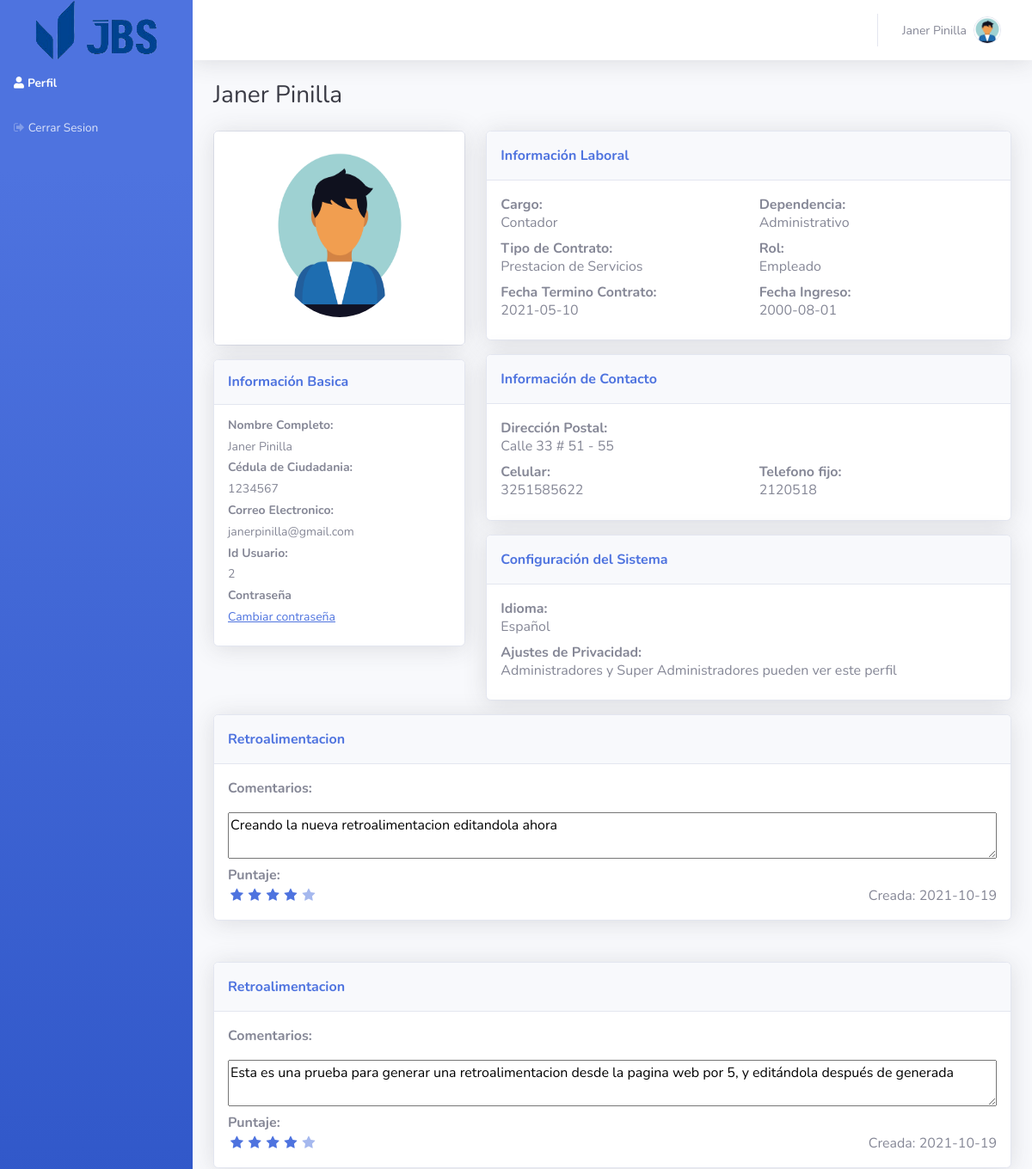
The app's page /system/profile (signed in, upper part), older data.
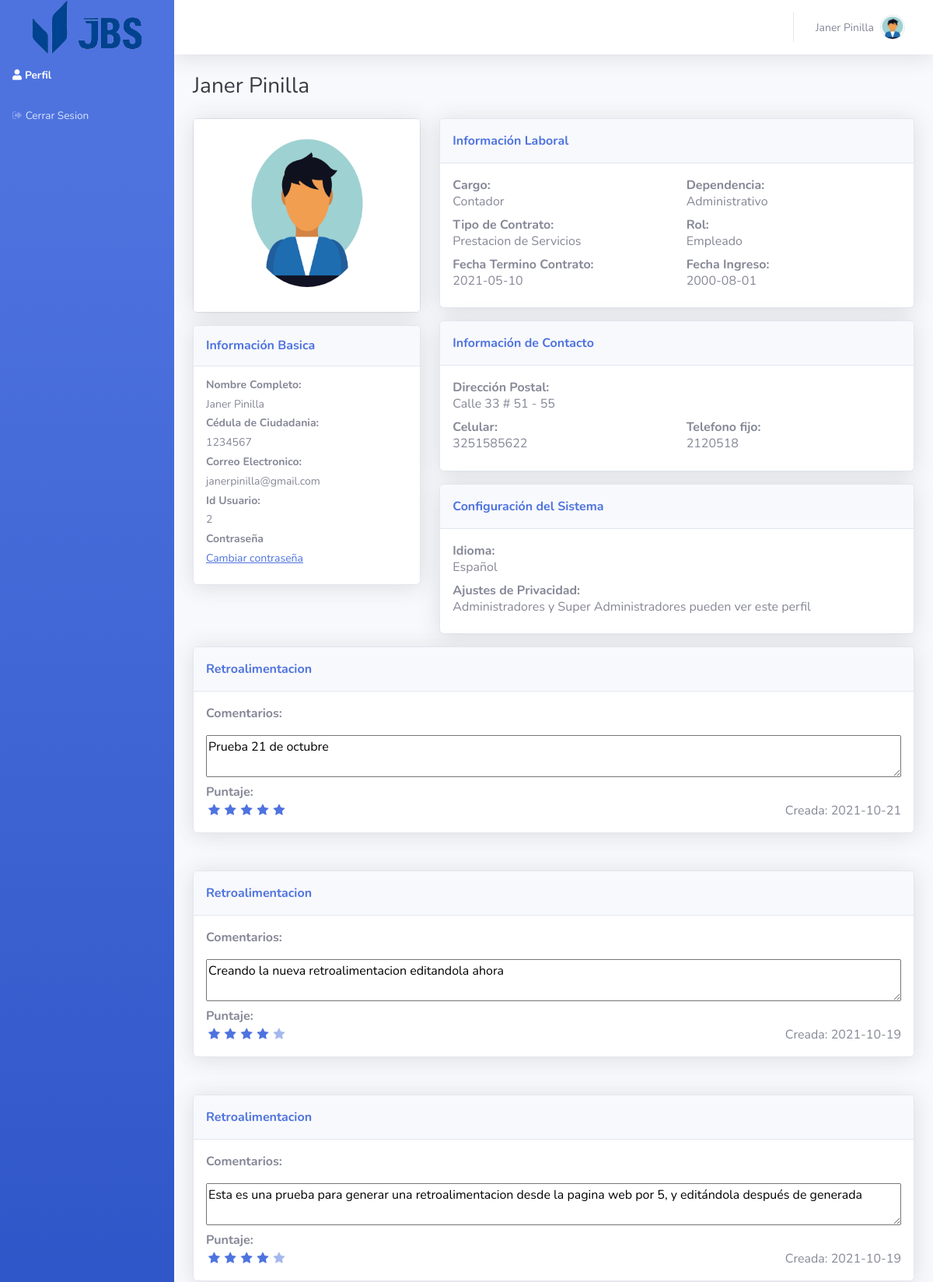
The same page, newer data.
### flaskr/models/retroalimentacion.py (models this page shows, shortened)
class Retroalimentacion(sqla.Model):
    idRetroalimentacion = sqla.Column(sqla.Integer, primary_key=True, nullable=False)
    idEmpleado = sqla.Column(sqla.Integer, sqla.ForeignKey('usuario.idUsuario'), nullable=False)
    idAdministrador = sqla.Column(sqla.Text, sqla.ForeignKey('usuario.idUsuario'), nullable=False)
    comentario = sqla.Column(sqla.Text, nullable=False)
    puntaje = sqla.Column(sqla.Integer, nullable=False)
    fecha = sqla.Column(sqla.DateTime, nullable=False, default=datetime.utcnow)

### flaskr/system.py (the view, shortened to what this page needs)
@bp.route("/profile", methods=("GET", "POST"))
@login_required
def profile():
    form = ChangePassword()
    if current_user.idRol == 3:
        retroalimentaciones = Retroalimentacion.query.filter_by(idEmpleado=current_user.idUsuario).order_by(Retroalimentacion.fecha.desc()).all()
        return render_template('system/profile.html', retroalimentaciones=retroalimentaciones, form=form)
    return render_template('system/profile.html', form=form)

### flaskr/forms.py
class ChangePassword(FlaskForm):
    oldpassword = PasswordField('* Contraseña antigua', validators=[InputRequired()])
    password = PasswordField('* Nueva contraseña', validators=[InputRequired(), EqualTo('confirm', message='Contraseñas deben ser iguales')])
    confirm  = PasswordField('* Confirmar nueva contraseña')
    submit = SubmitField("Cambiar contraseña")

### flaskr/models/rol.py (called while the page is built)
    def __repr__(self):
        return self.tipo

### flaskr/models/usuario.py (called while the page is built)
@login_manager.user_loader
def load_user(user_uuid):
    return Usuario.query.filter_by(uuid=user_uuid).first()

### flaskr/templates/system/profile.html (shortened to what the changed rows need)
{% extends 'base_after.html' %}
{% set active_page = 'Profile' %}
{% from "_flash_messages.html" import flash_messages %}
{% from "_retroalimentacion.html" import retroalimentacion %}
{% block container %}
                {% set flashes = get_flashed_messages(with_categories=true) %}
{% if current_user.idRol == 3 %}
{{ retroalimentacion(retroalimentaciones, editable=false) }}
{% endif %}
{% endblock %}

### flaskr/templates/_retroalimentacion.html
{% macro retroalimentacion(retroalimentaciones, editable) %}
{% for r in retroalimentaciones %}
        <div class="card shadow mb-5">
            <div class="card-header py-3">
                <p class="text-primary m-0 fw-bold">Retroalimentacion</p>
            </div>
                <div class="card-body">
                    <div class="mb-3" style="margin-bottom: 6px;">
                        <p class="text-secondary fw-bold" style="margin: auto;">Comentarios:</p>
                    </div>
                    <div>
                        <textarea readonly id="signature" style="width: 100%;height: 100%;">{{ r.comentario }}</textarea>
                    </div>
                    <div class="col">
                        <p class="text-secondary fw-bold" style="margin: auto;">Puntaje:</p>
                        <div class="row">
                            <div class="col" >
                                <div class="stars disabled">
                                    {% for x in range(1,6) %}
                                        {% if x <= r.puntaje %}
                                            <i class="fa fa-star active" id="score"></i>
                                        {% else %}
                                            <i class="fa fa-star" id="score"></i>
                                        {% endif %}
                                    {% endfor %}
                                </div>
                            </div>
                            <div class="col" style="text-align: right;margin: auto;">
                                Creada: {{r.fecha.strftime('%Y-%m-%d')}}
                            </div>
                        </div>
                    </div>
                </div>
        </div>
{% endfor %}
{% endmacro %}

Row changes from the older to the newer data that the page shows:
added Retroalimentacion: comentario "Prueba 21 de octubre", puntaje 5 (drawn), fecha "2021-10-21"
